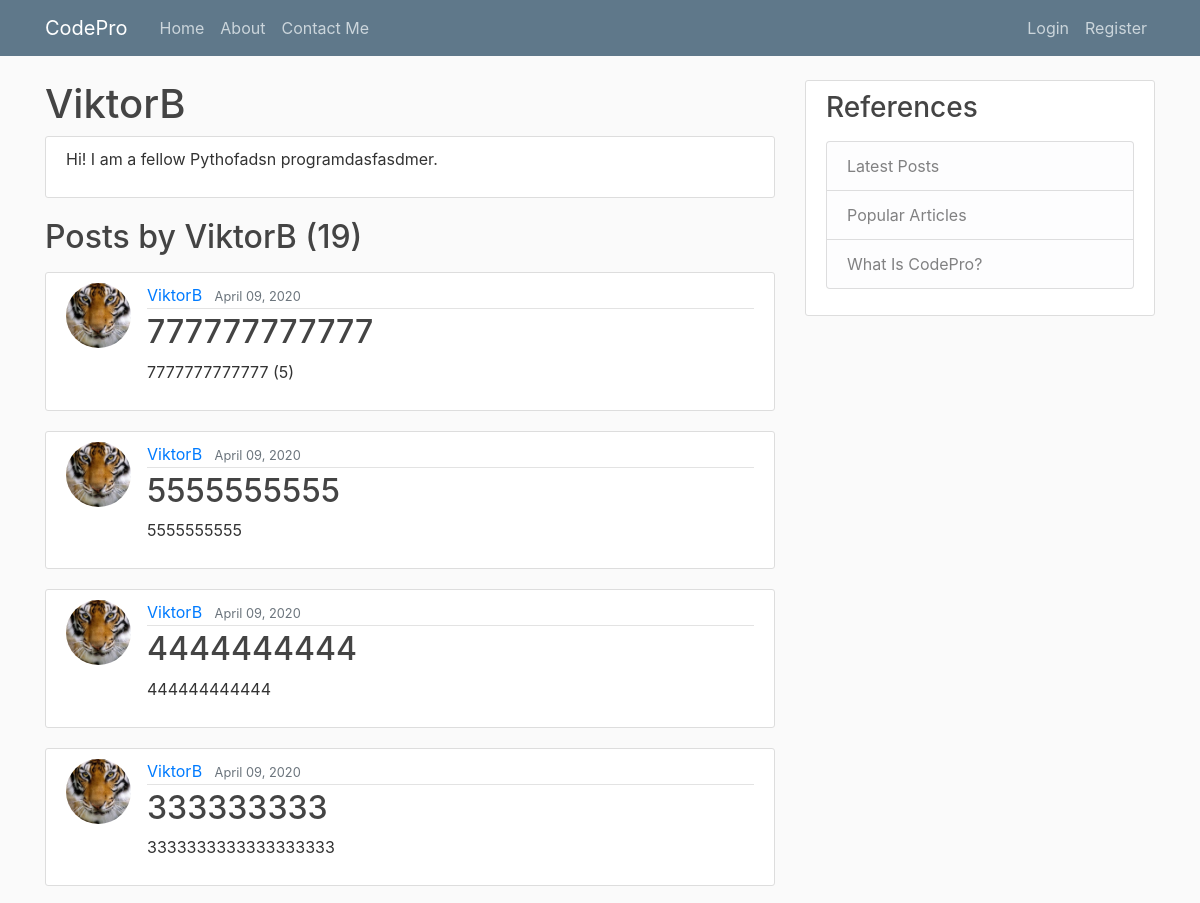
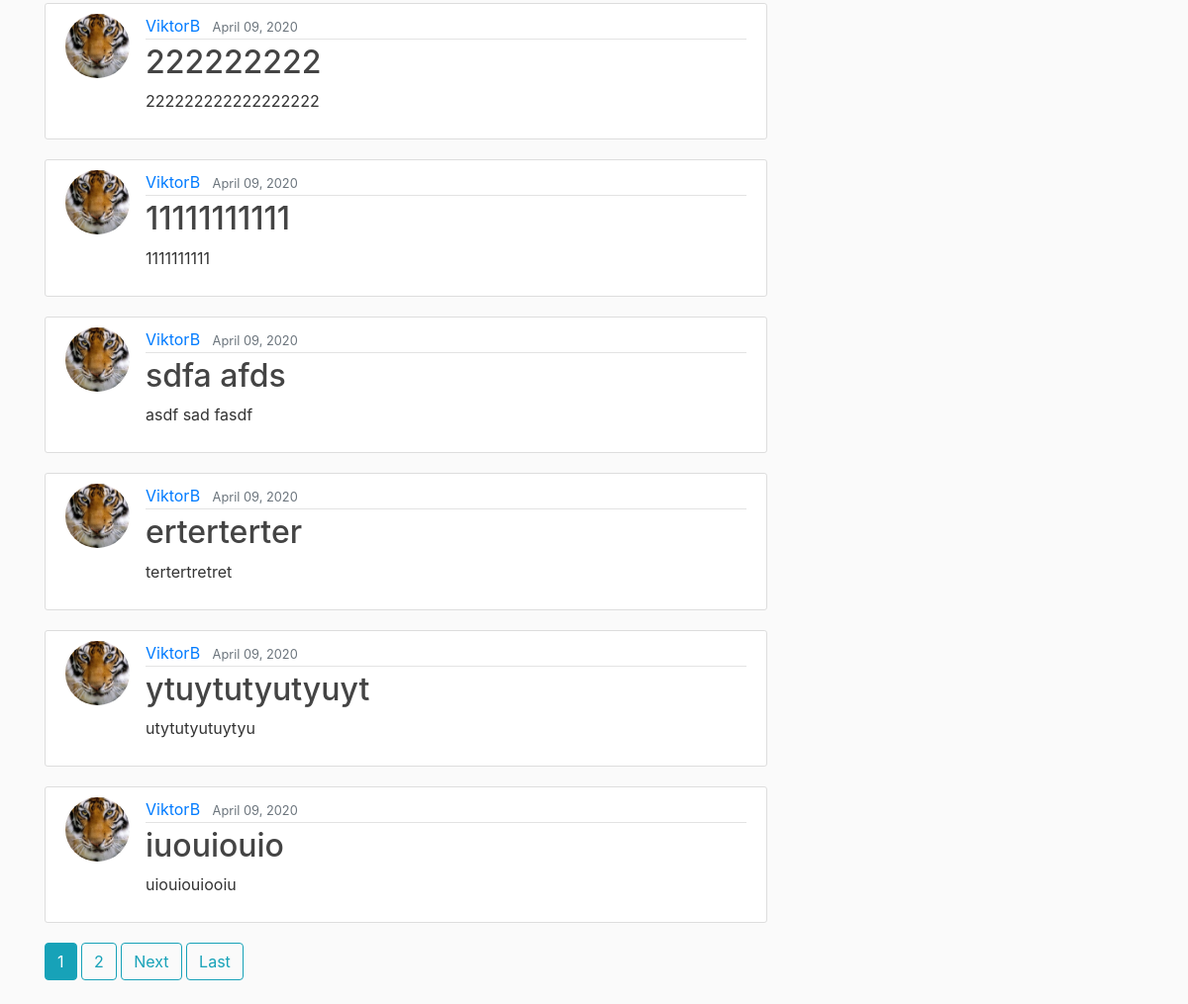
Page /user/ViktorB/ on the earlier database version (2 pictures, top to bottom).
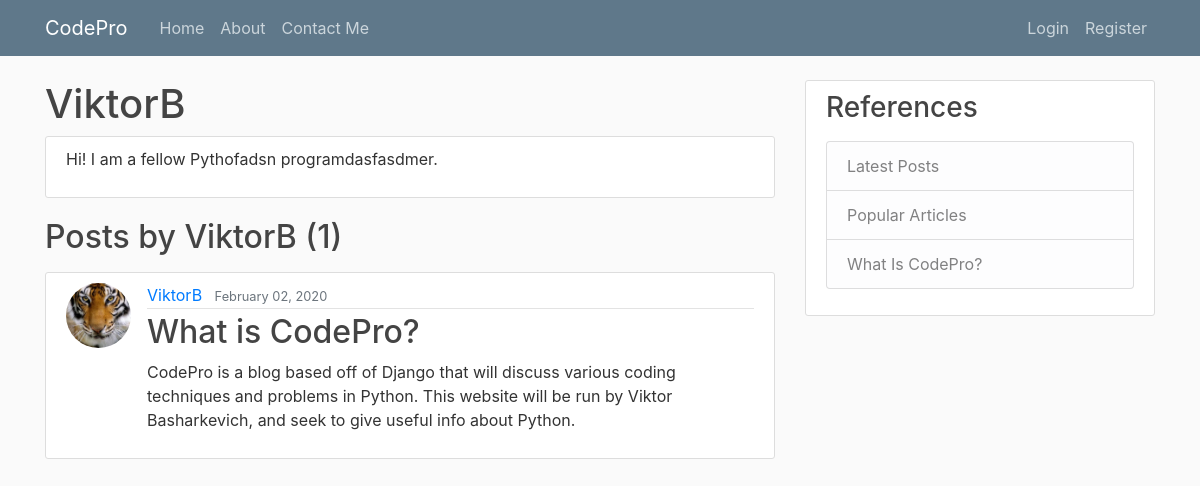
Same page on the later database version.
### blog/models.py (models this page shows, shortened)
class Post(models.Model):
    title = models.CharField(max_length=100)
    content = models.TextField()
    date_posted = models.DateTimeField(default=timezone.now)
    author = models.ForeignKey(User, on_delete=models.CASCADE)
    likes = models.IntegerField(default=1)

### users/models.py (models this page shows, shortened)
class Profile(models.Model):
    user = models.OneToOneField(User, on_delete=models.CASCADE)
    image = models.ImageField(default='default.jpg', upload_to='profile_pics')
    about_info = models.TextField(default="Hi! I am a fellow Python programmer.")

### blog/views.py (the view)
# urls.py: path('user/<str:username>/', UserPostListView.as_view(), name='user-posts'),
class UserPostListView(ListView):
    template_name = 'blog/user_posts.html'  # <app>/<model>_<viewtype>.html
    context_object_name = 'posts'
    ordering = ['-date_posted']
    paginate_by = 10
    def get_context_data(self, **kwargs):
        user = get_object_or_404(User, username=self.kwargs.get('username'))
        context = super(UserPostListView, self).get_context_data(**kwargs)
        context['post'] = Post.objects.filter(author=user).order_by('-date_posted')
        context['Profile'] = Profile.objects.get(user=user)
        return context
    def get_queryset(self):
        user = get_object_or_404(User, username=self.kwargs.get('username'))
        return Post.objects.filter(author=user).order_by('-date_posted')

### blog/templates/blog/user_posts.html (shortened to what this page needs)
{% extends "blog/base.html" %}
{% block content %}
  <h1>{{ view.kwargs.username }}</h1>
  <div class="content-section">
    <p>{{ Profile.about_info }}</p>
  </div>
  <h2 class="mb-3">Posts by {{ view.kwargs.username }} ({{ page_obj.paginator.count }})</h2>
    {% for post in posts %}
      <article class="media content-section">
        <img class="rounded-circle article-img" src="{{ post.author.profile.image.url }}">
        <div class="media-body">
          <div class="article-metadata">
            <a class="mr-2" href="{% url 'user-posts' post.author.username %}">{{ post.author }}</a>
            <small class="text-muted">{{ post.date_posted|date:"F d, Y"}}</small>
          </div>
          <h2><a class="article-title" href="{% url 'post-detail' post.id %}">{{ post.title }}</a></h2>
          <p class="article-content">{{ post.content }}</p>
        </div>
      </article>
    {% endfor %}
    {% if is_paginated %}
      {% for num in page_obj.paginator.page_range %}
        {% if page_obj.number == num %}
          <a class="btn btn-info mb-4" href="?page={{ num }}">{{ num }}</a>
        {% elif num > page_obj.number|add:'-3' and num < page_obj.number|add:'3'%}
          <a class="btn btn-outline-info mb-4" href="?page={{ num }}">{{ num }}</a>
        {% endif %}
      {% endfor %}
      {% if page_obj.has_next %}
        <a class="btn btn-outline-info mb-4" href="?page={{ page_obj.next_page_number }}">Next</a>
        <a class="btn btn-outline-info mb-4" href="?page={{ page_obj.paginator.num_pages }}">Last</a>
      {% endif %}
    {% endif %}
{% endblock content %}

Differences in the rows shown:
removed Post: author.profile.image (picture), author "ViktorB", date_posted "April 09, 2020", title "777777777777", content "7777777777777 (5)"
removed Post: author.profile.image (picture), author "ViktorB", date_posted "April 09, 2020", title "5555555555", content "5555555555"
removed Post: author.profile.image (picture), author "ViktorB", date_posted "April 09, 2020", title "4444444444", content "444444444444"
removed Post: author.profile.image (picture), author "ViktorB", date_posted "April 09, 2020", title "333333333", content "3333333333333333333"
removed Post: author.profile.image (picture), author "ViktorB", date_posted "April 09, 2020", title "222222222", content "222222222222222222"
removed Post: author.profile.image (picture), author "ViktorB", date_posted "April 09, 2020", title "11111111111", content "1111111111"
removed Post: author.profile.image (picture), author "ViktorB", date_posted "April 09, 2020", title "sdfa afds", content "asdf sad fasdf"
removed Post: author.profile.image (picture), author "ViktorB", date_posted "April 09, 2020", title "erterterter", content "tertertretret"
removed Post: author.profile.image (picture), author "ViktorB", date_posted "April 09, 2020", title "ytuytutyutyuyt", content "utytutyutuytyu"
removed Post: author.profile.image (picture), author "ViktorB", date_posted "April 09, 2020", title "iuouiouio", content "uiouiouiooiu"
now on this page (row edited): Post: author.profile.image (picture), author "ViktorB", date_posted "February 02, 2020", title "What is CodePro?", content "CodePro is a blog based off of Django that will discuss various coding techniques and problems in Python. This website will be run by Viktor Basharkevich, and seek to give useful info about Python."
Other differences:
{{ page_obj.paginator.count }}: "19" → "1"
list line gone: "1"
list line gone: "2"
text no longer shown: "Next Last"
